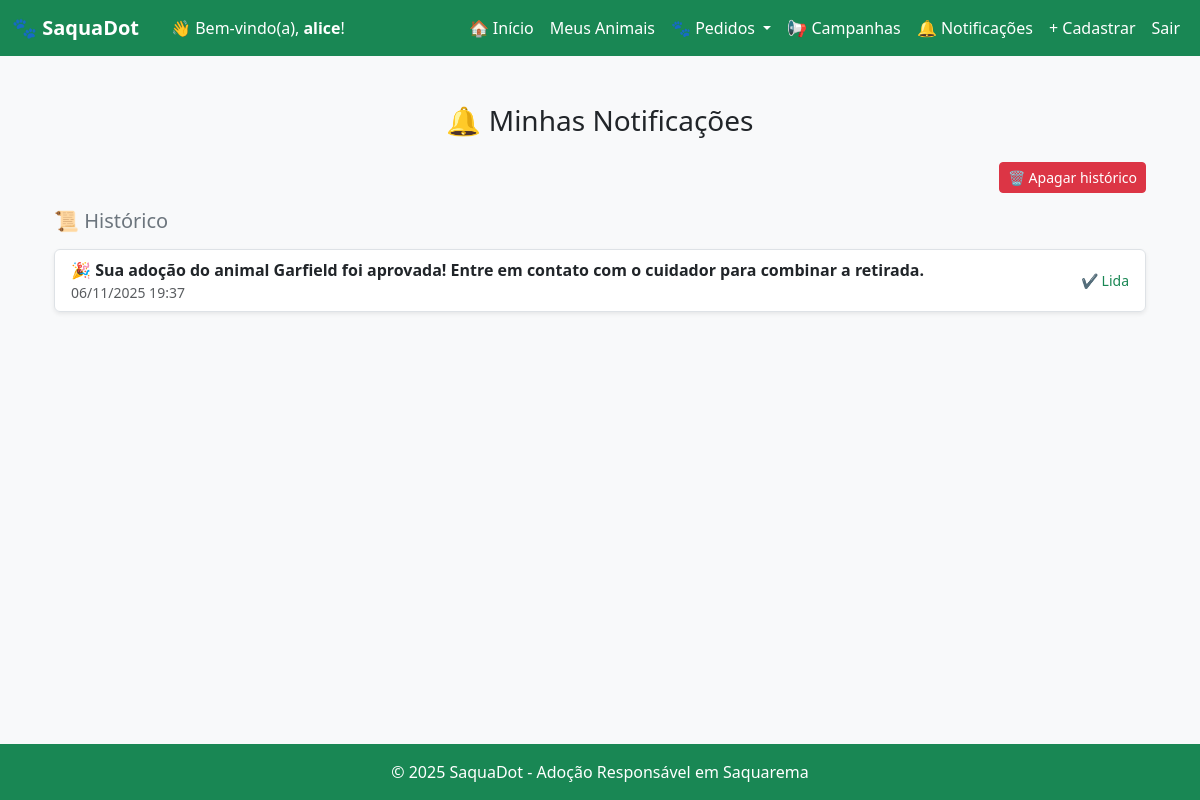
/notificacoes/ (signed in), run on the app's committed database.
### core/models.py (models this page shows, shortened)
class Notificacao(models.Model):
    usuario = models.ForeignKey(User, on_delete=models.CASCADE, related_name='notificacoes')
    mensagem = models.CharField(max_length=255)
    data = models.DateTimeField(auto_now_add=True)
    lida = models.BooleanField(default=False)

### core/views.py (the view)
# urls.py: path('notificacoes/', views.notificacoes, name='notificacoes'),
@login_required
def notificacoes(request):
    notificacoes_nao_lidas = Notificacao.objects.filter(usuario=request.user, lida=False).order_by('-data')
    notificacoes_lidas = Notificacao.objects.filter(usuario=request.user, lida=True).order_by('-data')
    return render(request, 'core/notificacoes.html', {
        'notificacoes_nao_lidas': notificacoes_nao_lidas,
        'notificacoes_lidas': notificacoes_lidas,
    })

### core/context_processors.py (called while the page is built)
def contagem_pedidos(request):
    if request.user.is_authenticated:
        pendentes = Adocao.objects.filter(animal__cuidador=request.user, aprovado=False).count()
        return {'pedidos_pendentes': pendentes}
    return {}

def contagem_notificacoes(request):
    if request.user.is_authenticated:
        nao_lidas = Notificacao.objects.filter(usuario=request.user, lida=False).count()
        return {'notificacoes_nao_lidas': nao_lidas}
    return {}

### core/templates/core/notificacoes.html (shortened to what this page needs)
{% extends 'core/base.html' %}
{% block content %}
<div class="container mt-4">
  <h3 class="text-center mb-4">🔔 Minhas Notificações</h3>
  {% if notificacoes_nao_lidas or notificacoes_lidas %}
  <div class="text-end mb-3">
    {% if notificacoes_lidas %}
      <a href="{% url 'apagar_historico' %}" class="btn btn-sm btn-danger btn-apagar-historico ms-2">🗑️ Apagar histórico</a>
    {% endif %}
  </div>
  {% if notificacoes_lidas %}
    <h5 class="text-secondary mb-3">📜 Histórico</h5>
    <div class="list-group shadow-sm">
      {% for n in notificacoes_lidas %}
        <div class="list-group-item d-flex justify-content-between align-items-center">
          <div>
            <strong>{{ n.mensagem }}</strong>
            <div class="text-muted small">{{ n.data|date:"d/m/Y H:i" }}</div>
          </div>
          <span class="text-success small">✔️ Lida</span>
        </div>
      {% endfor %}
    </div>
  {% endif %}
  {% else %}
    <p class="text-center text-muted">Nenhuma notificação por enquanto 🐾</p>
  {% endif %}
</div>
{% endblock %}

### core/templates/core/base.html (shortened to what this page needs)
<!DOCTYPE html>
<html lang="pt-br">
<head>
  <link href="https://cdn.jsdelivr.net/npm/bootstrap@5.3.0/dist/css/bootstrap.min.css" rel="stylesheet">
</head>
<body>
  <nav class="navbar navbar-expand-lg" style="background-color: #198754;">
    <div class="container-fluid">
      <a class="navbar-brand text-white fw-bold" href="/">🐾 SaquaDot</a>
      {% if user.is_authenticated %}
        <span class="navbar-text text-white ms-3">
          👋 Bem-vindo(a), <strong>{{ user.first_name|default:user.username }}</strong>!
        </span>
      {% endif %}
      <div class="collapse navbar-collapse justify-content-end" id="navbarNav">
        <ul class="navbar-nav">
          {% if user.is_authenticated %}
            <li class="nav-item"><a class="nav-link text-white" href="/">🏠 Início</a></li>
            <li class="nav-item"><a class="nav-link text-white" href="/meus-animais/">Meus Animais</a></li>
            <li class="nav-item dropdown">
              <a class="nav-link dropdown-toggle text-white" href="#" id="navbarDropdown" role="button" data-bs-toggle="dropdown">
                🐾 Pedidos
              </a>
            </li>
            <li class="nav-item"><a class="nav-link text-white" href="/campanhas/">📢 Campanhas</a></li>
            <li class="nav-item">
              <a class="nav-link text-white position-relative" href="/notificacoes/">
                🔔 Notificações
              </a>
            </li>
            <li class="nav-item"><a class="nav-link text-white" href="/animal/cadastrar/">+ Cadastrar</a></li>
            <li class="nav-item"><a class="nav-link text-white" href="/logout/">Sair</a></li>
          {% else %}
            <li class="nav-item"><a class="nav-link text-white" href="/login/">Entrar</a></li>
            <li class="nav-item"><a class="nav-link text-white" href="/register/">Cadastrar</a></li>
          {% endif %}
        </ul>
      </div>
    </div>
  </nav>
  <div class="toast-container position-fixed bottom-0 end-0 p-3" style="z-index: 1100;">
  </div>
  <div class="container mt-4">
    {% block content %}{% endblock %}
  </div>
  <footer class="bg-success text-white text-center py-3 mt-auto">
    © 2025 SaquaDot - Adoção Responsável em Saquarema
  </footer>
</body>
</html>

### core/templates/core/base.html (style rules this page uses)
body { background-color: #f8f9fa; }
nav { background-color: #198754; }
nav a, .navbar-brand { color: white !important; }
footer { background-color: #198754; color: white; text-align: center; padding: 15px; margin-top: 30px; }
html, body { height: 100%; }
body { display: flex; flex-direction: column; }
footer { margin-top: auto; }

### data on the page
Notificacao: mensagem "🎉 Sua adoção do animal Garfield foi aprovada! Entre em contato com o cuidador para combinar a retirada.", data "06/11/2025 19:37"

### other printed values
{{ user.first_name|default:user.username }} "alice"
